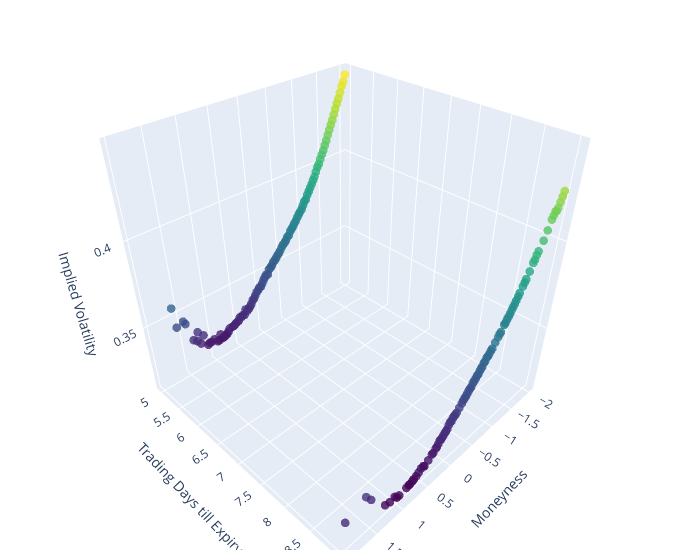

Write notebook code for a chart like this one.
### Code cell
import pandas as pd
import plotly.graph_objects as go

# Create a copy of pd_merged
pd_merged_copy = pd_merged.copy()

# Convert the string to a pandas Timestamp
date = pd.Timestamp('2019-01-11')

# Use the copy for the filtering
pd_merged_2 = pd_merged_copy[(pd_merged_copy["trading_days_till_exp"] <= 10) & (pd_merged_copy["m_category"] == "|m|≤2") & (pd_merged_copy['cp_flag'] == 'P')]
# Filter the DataFrame for the 'NVDA' ticker and the specific date
df_nvda = pd_merged_2[(pd_merged_2['Ticker'] == 'AMZN') & (pd_merged_2['date'] == date)]

# Create a 3D scatter plot
fig = go.Figure(data=[go.Scatter3d(
    x=df_nvda['moneyness'],
    y=df_nvda['trading_days_till_exp'],
    z=df_nvda['impl_volatility'],
    mode='markers',
    marker=dict(
        size=3,
        color=df_nvda['impl_volatility'],  # set color to an array/list of desired values
        colorscale='Viridis',   # choose a colorscale
        opacity=0.8
    )
)])

# Set labels
fig.update_layout(scene = dict(
                    xaxis_title='Moneyness',
                    yaxis_title='Trading Days till Expiry',
                    zaxis_title='Implied Volatility'),
                    width=700,
                    margin=dict(r=20, b=10, l=10, t=10))

fig.show()

### Figure 1 — Plotly figure (JSON) as saved in the notebook; plotly's stock layout.template omitted (floating-point values rounded to 4 significant figures; data arrays with more than 128 entries replaced by an {"elided": "..."} marker saying what was removed)
{"data": [{"marker": {"color": {"elided": "196 float values"}, "colorscale": [[0, "#440154"], [0.1111, "#482878"], [0.2222, "#3e4989"], [0.3333, "#31688e"], [0.4444, "#26828e"], [0.5556, "#1f9e89"], [0.6667, "#35b779"], [0.7778, "#6ece58"], [0.8889, "#b5de2b"], [1, "#fde725"]], "opacity": 0.8, "size": 3}, "mode": "markers", "type": "scatter3d", "x": {"elided": "196 float values"}, "y": {"elided": "196 int values"}, "z": {"elided": "196 float values"}}], "layout": {"margin": {"b": 10, "l": 10, "r": 20, "t": 10}, "scene": {"xaxis": {"title": {"text": "Moneyness"}}, "yaxis": {"title": {"text": "Trading Days till Expiry"}}, "zaxis": {"title": {"text": "Implied Volatility"}}}, "width": 700}}
